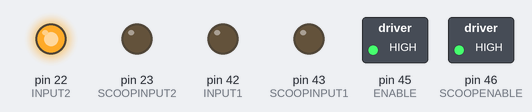
This sketch was run on a simulated Arduino Mega 2560, built with avr-gcc and run on an emulated ATmega2560. On the bench: switched loads named in the sketch (green lamp = pin HIGH), output pins drawn as LEDs (lit = HIGH).

Above: at 7.5 s.
At 22.5 s:
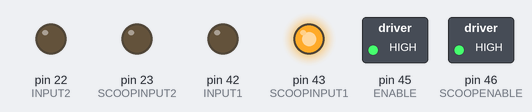
At 39.5 s:
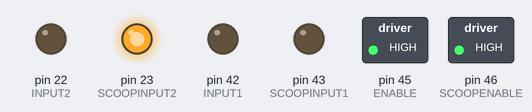
At 54.5 s:
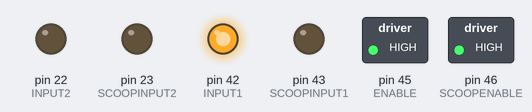
At 63.0 s:
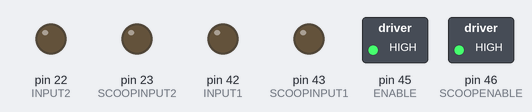
Timing chart, 0 to 83.2 s (numbered marks = the images above):
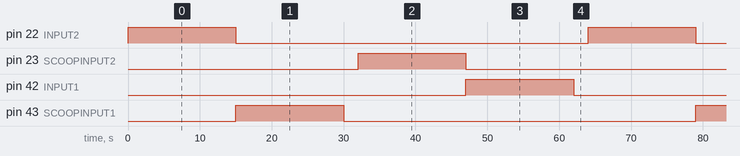

The sketch:

arduino_test_02.ino
```cpp
/*
 * arduino_test_02 - Tests for the scoop.
 *
 */

// Pin definitions for the lifter motor:
const int POT = 50;
const int ENABLE = 45;
const int INPUT1 = 42;
const int INPUT2 = 22;

// Pin definitions for the scoop motor:
const int SCOOPPOT = 51;
const int SCOOPENABLE = 46;
const int SCOOPINPUT1 = 43;
const int SCOOPINPUT2 = 23;

// Amount of time (in milliseconds) to raise/lower the scoop:
const int SCOOPTIME = 15000;

void raiseScoop(void) {
  digitalWrite(INPUT1, HIGH);
  digitalWrite(INPUT2, LOW);
  delay(SCOOPTIME);

  // Stop the Scoop:
  digitalWrite(INPUT1, LOW);
  digitalWrite(INPUT2, LOW);
} // End function raiseScoop();

void lowerScoop(void) {
  digitalWrite(INPUT1, LOW);
  digitalWrite(INPUT2, HIGH);
  delay(SCOOPTIME);

  // Stop the Scoop:
  digitalWrite(INPUT1, LOW);
  digitalWrite(INPUT2, LOW);

} // End function lowerScoop();

void extendScoop(void) {
  digitalWrite(SCOOPINPUT1, HIGH);
  digitalWrite(SCOOPINPUT2, LOW);
  delay(SCOOPTIME);

  // Stop the Scoop:
  digitalWrite(SCOOPINPUT1, LOW);
  digitalWrite(SCOOPINPUT2, LOW);
}

void retractScoop(void) {
  digitalWrite(SCOOPINPUT1, LOW);
  digitalWrite(SCOOPINPUT2, HIGH);
  delay(SCOOPTIME);

  // Stop the Scoop:
  digitalWrite(SCOOPINPUT1, LOW);
  digitalWrite(SCOOPINPUT2, LOW);
}

void setup() {
  pinMode(POT, INPUT);
  pinMode(ENABLE, OUTPUT);
  pinMode(INPUT1, OUTPUT);
  pinMode(INPUT2, OUTPUT);
  digitalWrite(ENABLE, HIGH);

  pinMode(SCOOPPOT, INPUT);
  pinMode(SCOOPENABLE, OUTPUT);
  pinMode(SCOOPINPUT1, OUTPUT);
  pinMode(SCOOPINPUT2, OUTPUT);

  digitalWrite(SCOOPENABLE, HIGH);
}

void loop() {
 lowerScoop();
 extendScoop();
 delay(2000);
 retractScoop();
 raiseScoop();
 delay(2000);
}
```

Measured:
- by itself, pin 22 (INPUT2), pin 23 (SCOOPINPUT2), pin 42 (INPUT1), pin 43 (SCOOPINPUT1): alternates HIGH for 15.0 s and LOW for 49.0 s
